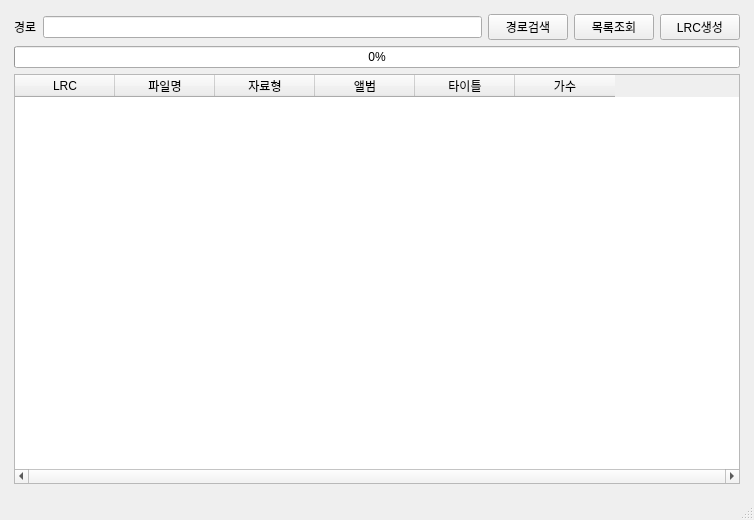
<?xml version="1.0" encoding="UTF-8"?>
<ui version="4.0">
 <class>mainWindow</class>
 <widget class="QMainWindow" name="mainWindow">
  <property name="geometry">
   <rect>
    <x>0</x>
    <y>0</y>
    <width>754</width>
    <height>520</height>
   </rect>
  </property>
  <property name="sizePolicy">
   <sizepolicy hsizetype="Expanding" vsizetype="Expanding">
    <horstretch>0</horstretch>
    <verstretch>0</verstretch>
   </sizepolicy>
  </property>
  <property name="windowTitle">
   <string>MainWindow</string>
  </property>
  <widget class="QWidget" name="centralwidget">
   <property name="sizePolicy">
    <sizepolicy hsizetype="Expanding" vsizetype="Expanding">
     <horstretch>0</horstretch>
     <verstretch>0</verstretch>
    </sizepolicy>
   </property>
   <layout class="QGridLayout" name="gridLayout">
    <item row="0" column="0">
     <layout class="QGridLayout" name="gridLayout" rowstretch="0,1" columnstretch="0,1,0,0,0">
      <property name="sizeConstraint">
       <enum>QLayout::SetMaximumSize</enum>
      </property>
      <property name="leftMargin">
       <number>5</number>
      </property>
      <property name="topMargin">
       <number>5</number>
      </property>
      <property name="rightMargin">
       <number>5</number>
      </property>
      <property name="bottomMargin">
       <number>5</number>
      </property>
      <item row="0" column="3">
       <widget class="QPushButton" name="searchPushButton">
        <property name="text">
         <string>목록조회</string>
        </property>
       </widget>
      </item>
      <item row="0" column="0">
       <widget class="QLabel" name="searchLabel">
        <property name="text">
         <string>경로</string>
        </property>
       </widget>
      </item>
      <item row="0" column="4">
       <widget class="QPushButton" name="lrcCreatorPushButton">
        <property name="text">
         <string>LRC생성</string>
        </property>
       </widget>
      </item>
      <item row="0" column="1">
       <widget class="QLineEdit" name="searchLineEdit"/>
      </item>
      <item row="1" column="0" colspan="5">
       <layout class="QVBoxLayout" name="verticalLayout" stretch="0,0">
        <item>
         <widget class="QProgressBar" name="progressBar">
          <property name="maximum">
           <number>100</number>
          </property>
          <property name="value">
           <number>0</number>
          </property>
         </widget>
        </item>
        <item>
         <widget class="QTableWidget" name="tableWidget">
          <property name="enabled">
           <bool>true</bool>
          </property>
          <property name="sizePolicy">
           <sizepolicy hsizetype="Expanding" vsizetype="Expanding">
            <horstretch>1</horstretch>
            <verstretch>1</verstretch>
           </sizepolicy>
          </property>
          <property name="baseSize">
           <size>
            <width>0</width>
            <height>0</height>
           </size>
          </property>
          <property name="horizontalScrollBarPolicy">
           <enum>Qt::ScrollBarAlwaysOn</enum>
          </property>
          <property name="editTriggers">
           <set>QAbstractItemView::NoEditTriggers</set>
          </property>
          <property name="selectionBehavior">
           <enum>QAbstractItemView::SelectRows</enum>
          </property>
          <property name="verticalScrollMode">
           <enum>QAbstractItemView::ScrollPerItem</enum>
          </property>
          <property name="horizontalScrollMode">
           <enum>QAbstractItemView::ScrollPerPixel</enum>
          </property>
          <attribute name="horizontalHeaderVisible">
           <bool>true</bool>
          </attribute>
          <attribute name="verticalHeaderVisible">
           <bool>false</bool>
          </attribute>
          <column>
           <property name="text">
            <string>LRC</string>
           </property>
          </column>
          <column>
           <property name="text">
            <string>파일명</string>
           </property>
          </column>
          <column>
           <property name="text">
            <string>자료형</string>
           </property>
          </column>
          <column>
           <property name="text">
            <string>앨범</string>
           </property>
          </column>
          <column>
           <property name="text">
            <string>타이틀</string>
           </property>
          </column>
          <column>
           <property name="text">
            <string>가수</string>
           </property>
          </column>
         </widget>
        </item>
       </layout>
      </item>
      <item row="0" column="2">
       <widget class="QPushButton" name="directoryPushButton">
        <property name="text">
         <string>경로검색</string>
        </property>
       </widget>
      </item>
     </layout>
    </item>
   </layout>
  </widget>
  <widget class="QStatusBar" name="statusbar"/>
 </widget>
 <resources/>
 <connections/>
</ui>
